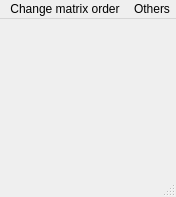
<?xml version="1.0" encoding="UTF-8"?>
<ui version="4.0">
 <class>Window</class>
 <widget class="QMainWindow" name="Window">
  <property name="geometry">
   <rect>
    <x>0</x>
    <y>0</y>
    <width>176</width>
    <height>197</height>
   </rect>
  </property>
  <property name="minimumSize">
   <size>
    <width>1</width>
    <height>197</height>
   </size>
  </property>
  <property name="windowTitle">
   <string>2048</string>
  </property>
  <widget class="QWidget" name="centralWidget"/>
  <widget class="QMenuBar" name="menuBar">
   <property name="geometry">
    <rect>
     <x>0</x>
     <y>0</y>
     <width>176</width>
     <height>24</height>
    </rect>
   </property>
   <widget class="QMenu" name="menu">
    <property name="title">
     <string>Change matrix order</string>
    </property>
    <addaction name="actionOrder2"/>
    <addaction name="actionOrder3"/>
    <addaction name="actionOrder4"/>
    <addaction name="actionOrder5"/>
    <addaction name="actionOrder6"/>
    <addaction name="actionOrder8"/>
    <addaction name="actionOrder10"/>
    <addaction name="separator"/>
    <addaction name="actionOther"/>
   </widget>
   <widget class="QMenu" name="menuOthers">
    <property name="title">
     <string>Others</string>
    </property>
    <addaction name="actionRestart"/>
    <addaction name="actionRandomMoves"/>
   </widget>
   <addaction name="menu"/>
   <addaction name="menuOthers"/>
  </widget>
  <widget class="QStatusBar" name="statusBar"/>
  <action name="actionOrder2">
   <property name="text">
    <string>Matrix order: 2</string>
   </property>
  </action>
  <action name="actionOrder3">
   <property name="text">
    <string>Matrix order: 3</string>
   </property>
  </action>
  <action name="actionOrder4">
   <property name="text">
    <string>Matrix order: 4</string>
   </property>
  </action>
  <action name="actionOrder5">
   <property name="text">
    <string>Matrix order: 5</string>
   </property>
  </action>
  <action name="actionOther">
   <property name="text">
    <string>Other matrix order</string>
   </property>
  </action>
  <action name="actionOrder6">
   <property name="text">
    <string>Matrix order: 6</string>
   </property>
  </action>
  <action name="actionOrder8">
   <property name="text">
    <string>Matrix order: 8</string>
   </property>
  </action>
  <action name="actionOrder10">
   <property name="text">
    <string>Matrix order: 10</string>
   </property>
  </action>
  <action name="actionRestart">
   <property name="text">
    <string>Restart</string>
   </property>
  </action>
  <action name="actionRandomMoves">
   <property name="text">
    <string>Random moves</string>
   </property>
  </action>
 </widget>
 <layoutdefault spacing="6" margin="11"/>
 <resources/>
 <connections/>
</ui>
